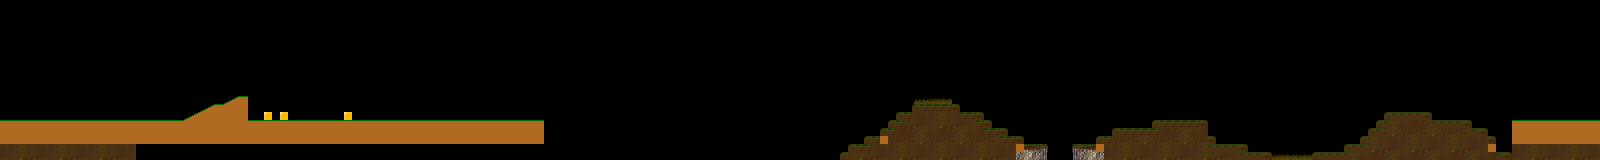

Below is a game level as drawn by its tile map, then a one-line description and the .tmx that defines it (tile-layer data replaced by summaries):
An orthogonal 200x20 tile map with 8x8 px tiles, 1 tile layer (Tile Layer 1) and 5 objects (3x Light, 2x Catapult).

<map version="1.0" orientation="orthogonal" renderorder="right-down" width="200" height="20" tilewidth="8" tileheight="8" nextobjectid="39">
 <tileset firstgid="1" name="tiles" tilewidth="8" tileheight="8">
  <properties>
   <property name="normalmap" value="texture/tiles_normal.png" />
  </properties>
  <image source="texture/tiles.png" width="128" height="128" />
 </tileset>
 <layer name="Tile Layer 1" width="200" height="20">
  <data>[4000 cells, 1078 non-empty, 50 distinct tile ids]</data>
 </layer>
 <objectgroup color="#ffff00" name="Player 1">
  <object id="36" name="Catapult 1" type="Catapult" x="36.5417" y="93.125" width="45.0833" height="26.875" />
  <object id="38" name="Catapult 2" type="Catapult" x="1524.13" y="92.2292" width="45.0833" height="26.875">
   <properties>
    <property name="Flip" value="1" />
   </properties>
  </object>
 </objectgroup>
 <objectgroup color="#ffffff" name="Lights">
  <object id="33" type="Light" x="406" y="69" width="10" height="10">
   <properties>
    <property name="Color" value="(1,1,1)" />
    <property name="Falloff" value="10" />
    <property name="Phase Frequency" value="5" />
    <property name="Phase offset" value="0" />
    <property name="Radius" value="100" />
   </properties>
  </object>
  <object id="34" type="Light" x="464.667" y="69.3333" width="10" height="10">
   <properties>
    <property name="Color" value="(1,1,1)" />
    <property name="Falloff" value="10" />
    <property name="Phase Frequency" value="15" />
    <property name="Phase offset" value="0" />
    <property name="Radius" value="500" />
   </properties>
  </object>
  <object id="35" type="Light" x="529" y="69.3333" width="10" height="10">
   <properties>
    <property name="Color" value="(1,1,1)" />
    <property name="Falloff" value="10" />
    <property name="Phase Frequency" value="50" />
    <property name="Phase offset" value="0" />
    <property name="Radius" value="1000" />
   </properties>
  </object>
 </objectgroup>
</map>